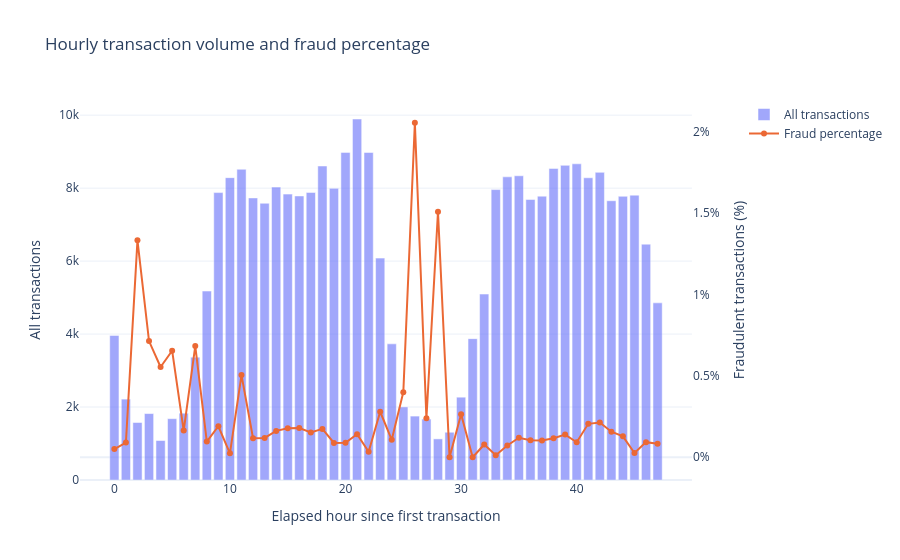

Here is the notebook cell this chart was saved with:
### Code cell
import plotly.graph_objects as go
from plotly.subplots import make_subplots
hourly = df.assign(hour=(df.Time // 3600).astype(int)).groupby("hour").agg(transactions=("Class", "size"), frauds=("Class", "sum")).reset_index()
hourly["fraud_pct"] = 100 * hourly.frauds / hourly.transactions
fig = make_subplots(specs=[[dict(secondary_y=True)]])
fig.add_trace(go.Bar(x=hourly.hour, y=hourly.transactions, name="All transactions", opacity=0.6), secondary_y=False)
fig.add_trace(go.Scatter(x=hourly.hour, y=hourly.fraud_pct, name="Fraud percentage", mode="lines+markers", line_color="#eb6834", customdata=hourly[["frauds", "transactions"]], hovertemplate="Fraud: %{y:.3f}%<br>Frauds: %{customdata[0]}<br>Total: %{customdata[1]}<extra></extra>"), secondary_y=True)
fig.update_layout(title="Hourly transaction volume and fraud percentage", template="plotly_white", hovermode="x unified")
fig.update_xaxes(title_text="Elapsed hour since first transaction")
fig.update_yaxes(title_text="All transactions", secondary_y=False)
fig.update_yaxes(title_text="Fraudulent transactions (%)", ticksuffix="%", showgrid=False, secondary_y=True)
fig.show()

### Figure 1 — Plotly figure (JSON) as saved in the notebook; plotly's stock layout.template omitted (floating-point values rounded to 4 significant figures)
{"data": [{"name": "All transactions", "opacity": 0.6, "type": "bar", "x": [0, 1, 2, 3, 4, 5, 6, 7, 8, 9, 10, 11, 12, 13, 14, 15, 16, 17, 18, 19, 20, 21, 22, 23, 24, 25, 26, 27, 28, 29, 30, 31, 32, 33, 34, 35, 36, 37, 38, 39, 40, 41, 42, 43, 44, 45, 46, 47], "xaxis": "x", "y": [3963, 2217, 1576, 1821, 1082, 1681, 1831, 3368, 5179, 7878, 8288, 8517, 7732, 7585, 8029, 7836, 7786, 7882, 8607, 7994, 8980, 9895, 8977, 6082, 3732, 2003, 1752, 1671, 1127, 1309, 2270, 3875, 5097, 7960, 8310, 8339, 7688, 7780, 8541, 8625, 8667, 8284, 8432, 7655, 7776, 7808, 6464, 4856], "yaxis": "y"}, {"customdata": [[2, 3963], [2, 2217], [21, 1576], [13, 1821], [6, 1082], [11, 1681], [3, 1831], [23, 3368], [5, 5179], [15, 7878], [2, 8288], [43, 8517], [9, 7732], [9, 7585], [13, 8029], [14, 7836], [14, 7786], [12, 7882], [15, 8607], [7, 7994], [8, 8980], [14, 9895], [3, 8977], [17, 6082], [4, 3732], [8, 2003], [36, 1752], [4, 1671], [17, 1127], [0, 1309], [6, 2270], [0, 3875], [4, 5097], [1, 7960], [6, 8310], [10, 8339], [8, 7688], [8, 7780], [10, 8541], [12, 8625], [8, 8667], [17, 8284], [18, 8432], [12, 7655], [10, 7776], [2, 7808], [6, 6464], [4, 4856]], "hovertemplate": "Fraud: %{y:.3f}%<br>Frauds: %{customdata[0]}<br>Total: %{customdata[1]}<extra></extra>", "line": {"color": "#eb6834"}, "mode": "lines+markers", "name": "Fraud percentage", "type": "scatter", "x": [0, 1, 2, 3, 4, 5, 6, 7, 8, 9, 10, 11, 12, 13, 14, 15, 16, 17, 18, 19, 20, 21, 22, 23, 24, 25, 26, 27, 28, 29, 30, 31, 32, 33, 34, 35, 36, 37, 38, 39, 40, 41, 42, 43, 44, 45, 46, 47], "xaxis": "x", "y": [0.05047, 0.09021, 1.332, 0.7139, 0.5545, 0.6544, 0.1638, 0.6829, 0.09654, 0.1904, 0.02413, 0.5049, 0.1164, 0.1187, 0.1619, 0.1787, 0.1798, 0.1522, 0.1743, 0.08757, 0.08909, 0.1415, 0.03342, 0.2795, 0.1072, 0.3994, 2.055, 0.2394, 1.508, 0.0, 0.2643, 0.0, 0.07848, 0.01256, 0.0722, 0.1199, 0.1041, 0.1028, 0.1171, 0.1391, 0.0923, 0.2052, 0.2135, 0.1568, 0.1286, 0.02561, 0.09282, 0.08237], "yaxis": "y2"}], "layout": {"hovermode": "x unified", "title": {"text": "Hourly transaction volume and fraud percentage"}, "xaxis": {"anchor": "y", "domain": [0, 0.94], "title": {"text": "Elapsed hour since first transaction"}}, "yaxis": {"anchor": "x", "domain": [0, 1], "title": {"text": "All transactions"}}, "yaxis2": {"anchor": "x", "overlaying": "y", "showgrid": false, "side": "right", "ticksuffix": "%", "title": {"text": "Fraudulent transactions (%)"}}}}
